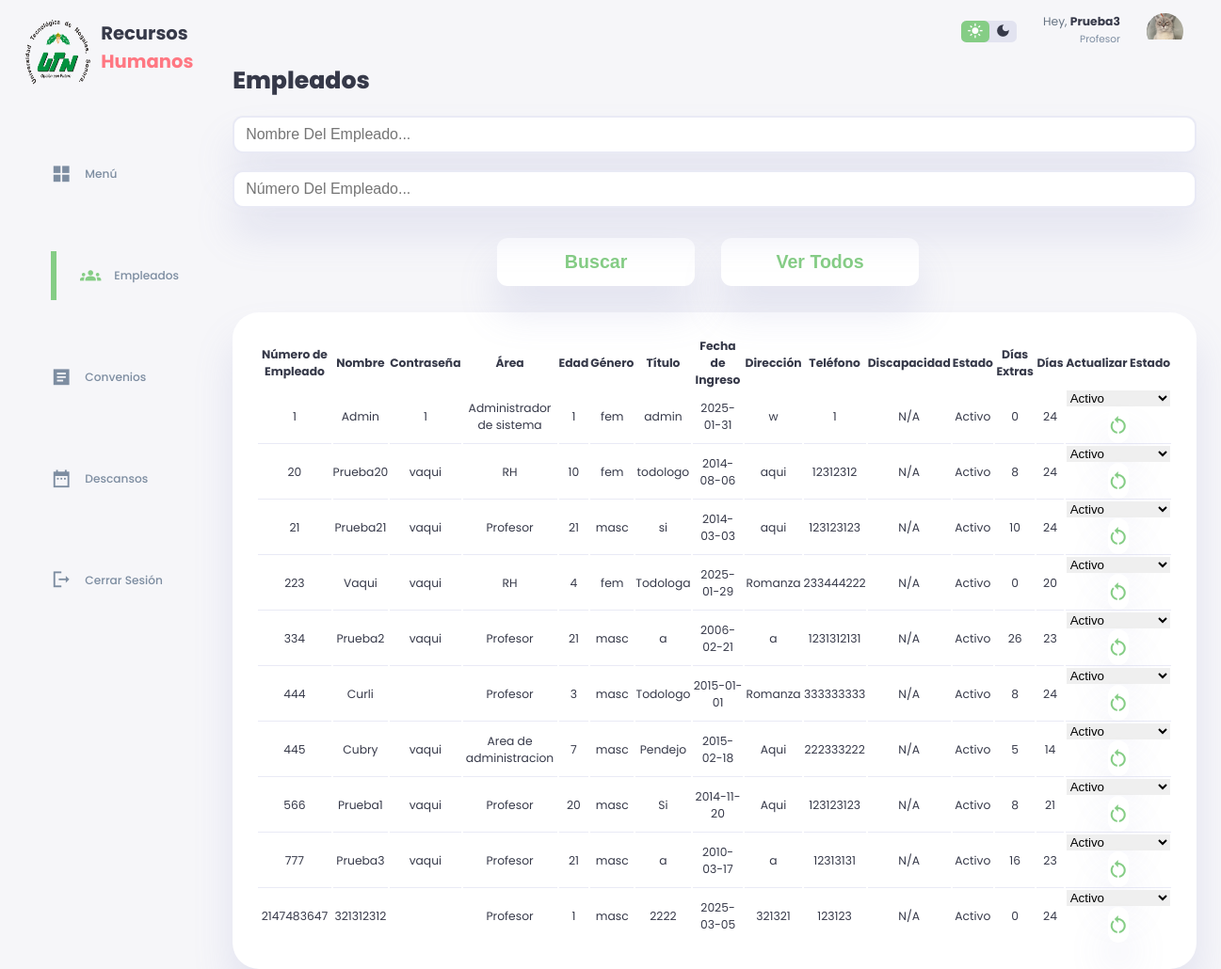
/empleados.php (signed in), run on an earlier commit of the app's database.
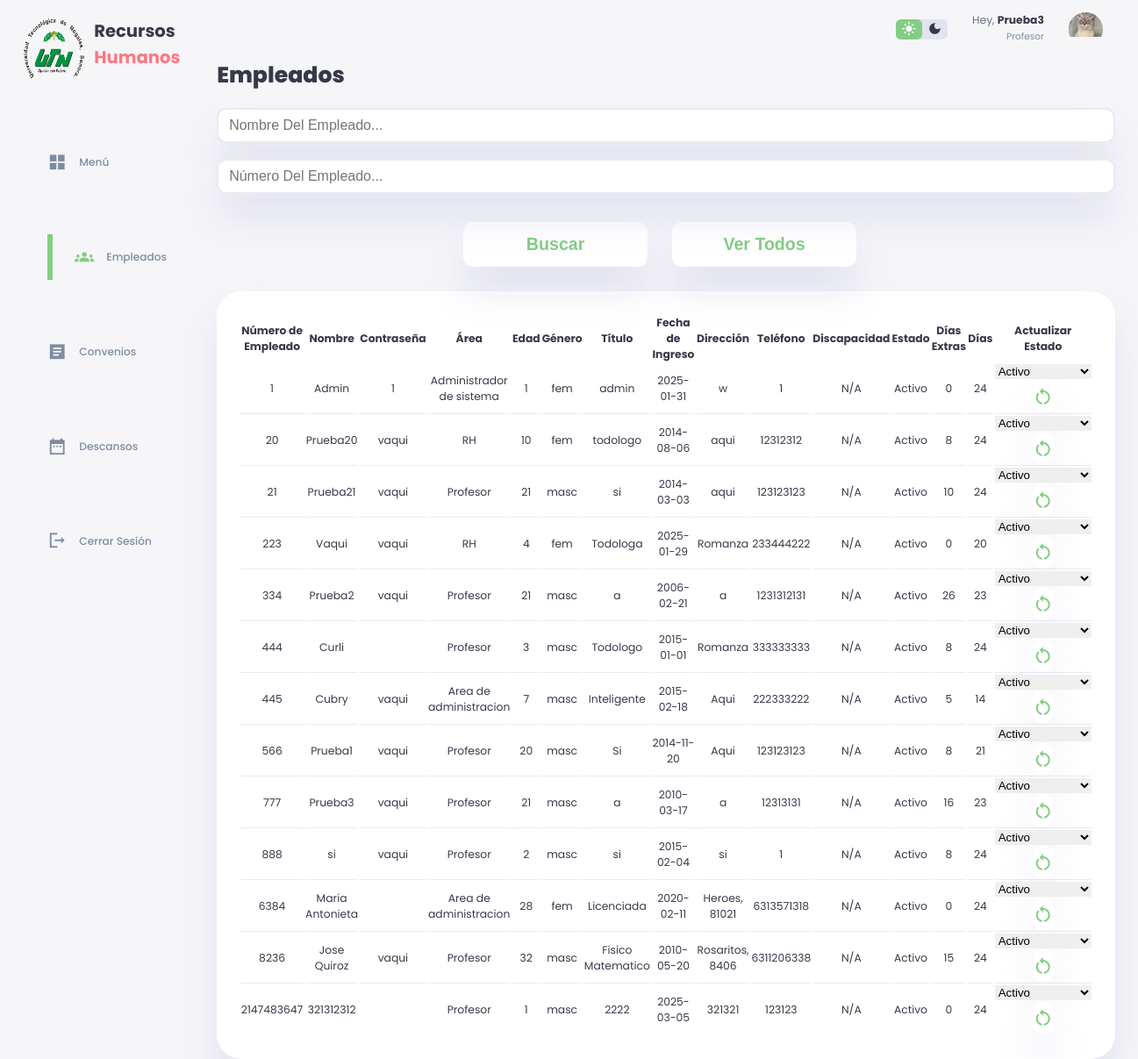
And on a later commit of the database.
### tables this page shows
CREATE TABLE `empleado` (
  `Numero_Empleado` int(20) NOT NULL,
  `Nombre_Empleado` varchar(30) NOT NULL,
  `Contraseña_Empleado` varchar(20) DEFAULT '',
  `Area` varchar(30) NOT NULL,
  `Edad` int(3) NOT NULL,
  `Genero` varchar(12) NOT NULL,
  `Titulo` varchar(50) NOT NULL,
  `Fecha_Ingreso` date NOT NULL DEFAULT current_timestamp(),
  `Direccion` varchar(200) NOT NULL,
  `Telefono` varchar(12) NOT NULL,
  `Discapacidad` varchar(50) NOT NULL DEFAULT 'N/A',
  `Estado` varchar(30) NOT NULL DEFAULT 'Activo',
  `Dias_Extras` int(2) NOT NULL DEFAULT 0,
  `Dias` int(2) NOT NULL DEFAULT 24
);

### empleados.php (the view, shortened to what the changed rows need)
<!DOCTYPE html>
<html lang="en">
<head>
    <link rel="stylesheet" href="./styleEmpleado.css">
</head>
<body>
  <div class="container">
        <aside>
            <div class="top">
                <div class="logo">
                        <h2>Recursos<span class="danger">
                            Humanos</span> </h2>
                </div>
            </div>
        </aside>
    <div class="contenido">
    <div class="contenido">
        <h1>Empleados</h1>
        <br>
        <form action="" method="post">
            <br>
            <br>
            <br>
            <br>
            <div class="button-container">
            <button type="submit"><h2>Buscar</h2></button>
            <br>
            <br>
            <button type="button" onclick="window.location.href='empleados.php'"><h2>Ver Todos</h2></button>
            <br>
            </div>
        </form>
        <?php
        require_once("conn.php");
        if ($_SERVER["REQUEST_METHOD"] == "POST") {
            $nombre = $_POST["nombre"];
            $numero = $_POST["numero"];
            if (!empty($nombre)) {
                $query = $conn->prepare("SELECT * FROM empleado WHERE Nombre_Empleado LIKE ?");
                $nombre = "%" . $nombre . "%";
                $query->bind_param("s", $nombre);
            } else if (!empty($numero)) {
                $query = $conn->prepare("SELECT * FROM empleado WHERE Numero_Empleado = ?");
                $query->bind_param("i", $numero);
            } else {
                $query = $conn->prepare("SELECT * FROM empleado");
            }
        } else {
            $query = $conn->prepare("SELECT * FROM empleado");
        }
        $query->execute();
        $result = $query->get_result();
        if ($result->num_rows > 0) {
            echo '<main>';
            echo '<div class="prestamos-recientes">';
            echo '<table class="table">';
            echo '<thead>';
            echo '<tr>';
            echo '<th>Número de Empleado</th>';
            echo '<th>Nombre</th>';
            echo '<th>Contraseña</th>';
            echo '<th>Área</th>';
            echo '<th>Edad</th>';
            echo '<th>Género</th>';
            echo '<th>Título</th>';
            echo '<th>Fecha de Ingreso</th>';
            echo '<th>Dirección</th>';
            echo '<th>Teléfono</th>';
            echo '<th>Discapacidad</th>';
            echo '<th>Estado</th>';
            echo '<th>Días Extras</th>';
            echo '<th>Días</th>';
            echo '<th>Actualizar Estado</th>';
            echo '</tr>';
            echo '</thead>';
            echo '<tbody>';
            while ($row = $result->fetch_assoc()) {
                echo '<tr>';
                echo '<td>' . htmlspecialchars($row['Numero_Empleado']) . '</td>';
                echo '<td>' . htmlspecialchars($row['Nombre_Empleado']) . '</td>';
                echo '<td>' . htmlspecialchars($row['Contraseña_Empleado']) . '</td>';
                echo '<td>' . htmlspecialchars($row['Area']) . '</td>';
                echo '<td>' . htmlspecialchars($row['Edad']) . '</td>';
                echo '<td>' . htmlspecialchars($row['Genero']) . '</td>';
                echo '<td>' . htmlspecialchars($row['Titulo']) . '</td>';
                echo '<td>' . htmlspecialchars($row['Fecha_Ingreso']) . '</td>';
                echo '<td>' . htmlspecialchars($row['Direccion']) . '</td>';
                echo '<td>' . htmlspecialchars($row['Telefono']) . '</td>';
                echo '<td>' . htmlspecialchars($row['Discapacidad']) . '</td>';
                echo '<td>' . htmlspecialchars($row['Estado']) . '</td>';
                echo '<td>' . htmlspecialchars($row['Dias_Extras']) . '</td>';
                echo '<td>' . htmlspecialchars($row['Dias']) . '</td>';
                echo '<td>';
                echo '<form action="" method="post">';
                echo '<div class="button.act-container">';
                echo '<select name="Estado">';
                echo '<option value="Activo">Activo</option>';
                echo '</select>';
                echo '<button type="submit" id="mas_chico" class="act"><span class="material-icons-sharp">
                restart_alt
                </span></button>';
                echo '</div>';
                echo '</form>';
                echo '</td>';
                echo '</tr>';
            }
            echo '</tbody>';
            echo '</table>';
            echo '</div>';
            echo '</main>';
        } else {
            echo '<p>No se encontraron empleados.</p>';
        }
        ?>
</body>
</html>

What changed in the data, as far as the page shows it:
changed empleado "Cubry": Titulo "Pendejo" → "Inteligente"
added empleado: Numero_Empleado "888", Nombre_Empleado "si", Contraseña_Empleado "vaqui", Area "Profesor", Edad "2", Genero "masc", Titulo "si", Fecha_Ingreso "2015-02-04", Direccion "si", Telefono "1", Discapacidad "N/A", Estado "Activo", Dias_Extras "8", Dias "24"
added empleado: Numero_Empleado "6384", Nombre_Empleado "Maria Antonieta", Area "Area de administracion", Edad "28", Genero "fem", Titulo "Licenciada", Fecha_Ingreso "2020-02-11", Direccion "Heroes, 81021", Telefono "6313571318", Discapacidad "N/A", Estado "Activo", Dias_Extras "0", Dias "24"
added empleado: Numero_Empleado "8236", Nombre_Empleado "Jose Quiroz", Contraseña_Empleado "vaqui", Area "Profesor", Edad "32", Genero "masc", Titulo "Fisico Matematico", Fecha_Ingreso "2010-05-20", Direccion "Rosaritos, 8406", Telefono "6311206338", Discapacidad "N/A", Estado "Activo", Dias_Extras "15", Dias "24"
